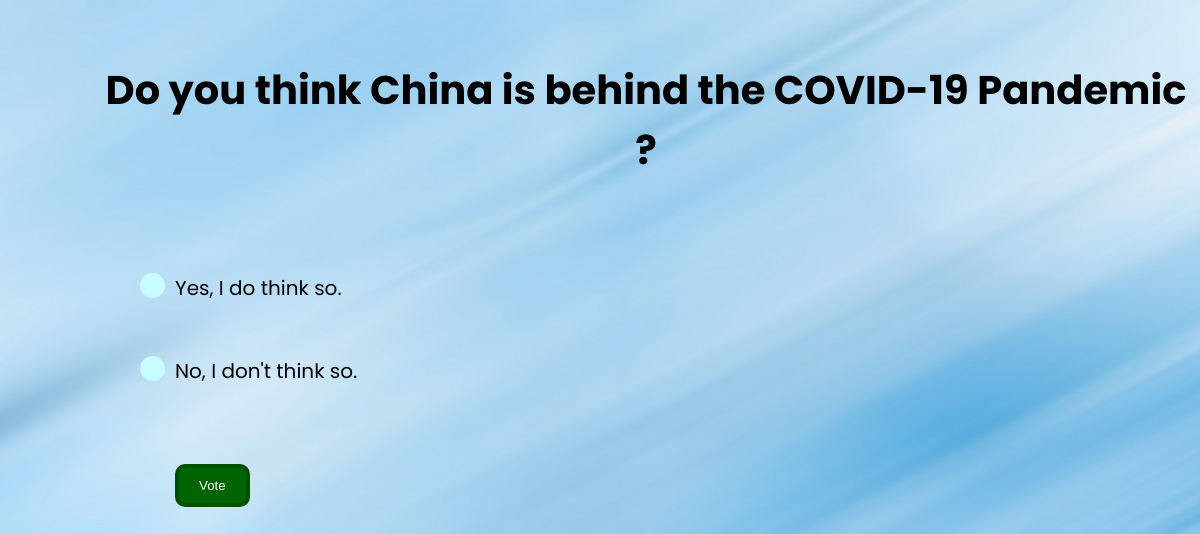
Page /4/ on the committed database.
### polls/models.py (models this page shows, shortened)
class Question(models.Model):
    question_text = models.CharField('question', max_length=200)
    pub_date = models.DateTimeField('date published')
    def __str__(self):
        return self.question_text

class Choice(models.Model):
    question = models.ForeignKey(Question, on_delete=models.CASCADE)
    choice_text = models.CharField(max_length=200)
    votes = models.IntegerField(default=0)

### polls/views.py (the view)
# urls.py: path('<int:question_id>/', views.detail, name='detail'),
def detail(request, question_id):
    try:
        question = Question.objects.get(pk=question_id)
    except Question.DoesNotExist:
        raise Http404("Question does not exist")
    return render(request, 'polls/details.html', {'question': question})

### polls/templates/polls/details.html (shortened to what this page needs)
<!DOCTYPE html>
<html>
<head>
    {% load static %}
    <link rel="stylesheet" type="text/css" href="{% static 'polls/styles.css' %}">
</head>
<body>
<br/>
<center><h1>{{ question }}</h1></center><br/><br/>
<form action="{% url 'vote' question.id %}" method="post">
    {% for choice in question.choice_set.all %}
    <ul>
        <label class="container">{{ choice.choice_text }}
            <span class="checkmark"></span>
        </label><br/>
    </ul>
    {% endfor %}
    <br/><input type="submit" value="Vote" class="pad">
</form>
</body>
</html>

### polls/static/polls/styles.css (style rules this page uses)
body { margin-left: 100px; font-family: "Poppins", sans-serif; background: url("images/bg_imgs.jpg"); background-size: cover; background-position: center; height: 100vh; overflow: hidden; }
h1 { font-size: 40px; }
.pad { background-color: darkgreen; border: 4px solid rgb(0, 80, 0); color: white; padding: 10px 20px; border-radius: 10px; margin-left: 75px; cursor: pointer; }
.container { display: block; position: relative; padding-left: 35px; margin-bottom: 12px; cursor: pointer; font-size: 20px; -webkit-user-select: none; -moz-user-select: none; -ms-user-select: none; user-select: none; }
.checkmark { position: absolute; top: 0; left: 0; height: 25px; width: 25px; background-color: rgb(200, 253, 255); border-radius: 50%; }
.checkmark:after { content: ""; position: absolute; display: none; }
.container .checkmark:after { top: 9px; left: 9px; width: 8px; height: 8px; border-radius: 50%; background: white; }

### rows in the picture
Question: question_text "Do you think China is behind the COVID-19 Pandemic ?"
Choice: choice_text "Yes, I do think so."
Choice: choice_text "No, I don't think so."
